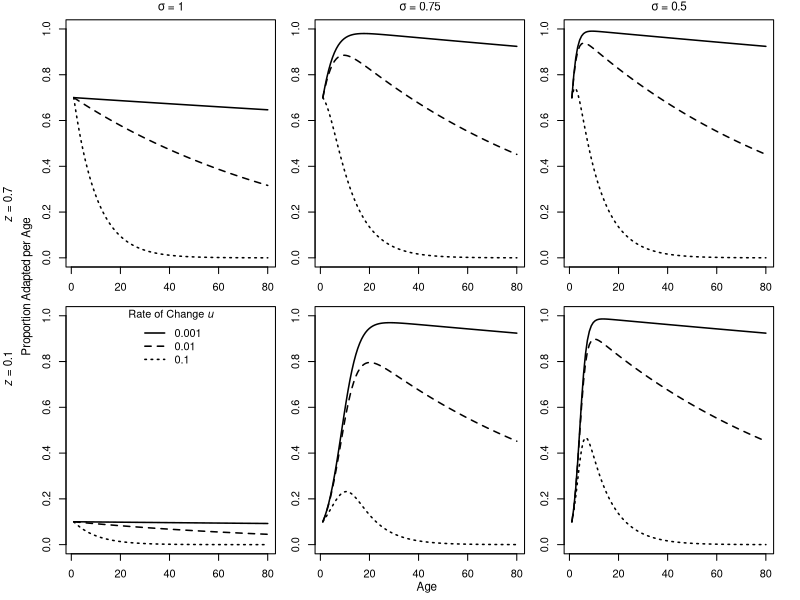

Write the R code that produced this figure.
#Plotting script for Fig. S1 Proportion adapted per age

#Function for proportion of adapted individuals conditional on age

Prob_Adapted <- function(i, u, s1, s0, p) ((1-u)^(i-1))* ((s1^(i-1))*p)/((s1^(i-1))*p + (s0^(i-1))*(1-p))

#Partial Derivative with respect to age, can be used to calculate maxima

DerivativeP_A <- function(i, u, s1, s0, p) { 
(1 - u)^(i) * p * s1^(i) * ((-(-1 + p) * s0^(i) + p * s1^(i)) * log(1 - u) + (-1 + p) * s0^(i) * (log(s0) - log(s1)))/
    ((-1 + p) * s0^(i) - p * s1^(i))^2

}


par(mfrow=c(2,3), 
    mar= c(1.5,1,1.5,2),
    oma= c(2,4,0,0))

for (u_seq in c(0.001, 0.01, 0.1)) {
  NEW <- ifelse(u_seq==0.001, FALSE, TRUE)
  curve(Prob_Adapted(x, u=u_seq, s1=0.8, s0=0.8, p=0.7), from = 1,lty=which(c(0.001,0.01, 0.1)==u_seq), to=80, ylim=c(0,1),lwd=1.5, add=NEW,xlab="Age", ylab = "P(adapted|Age)")
}
mtext(expression(paste(sigma," = 1")), side = 3, line = 0.5, cex = 0.7)
mtext(expression(paste(italic(z)," = 0.1                                           ", italic(z)," = 0.7")), side = 2, line = 2.9, outer = TRUE, cex = 0.7)
mtext("Proportion Adapted per Age", side = 2, line = 1.5, outer = TRUE, cex = 0.7)

mtext("Age", side = 1, line = 0.5, outer = TRUE, cex = 0.7)


for (u_seq in c(0.001, 0.01, 0.1)) {
  NEW <- ifelse(u_seq==0.001, FALSE, TRUE)
  curve(Prob_Adapted(x, u=u_seq, s1=0.8, s0=0.6, p=0.7), from = 1,lty=which(c(0.001,0.01, 0.1)==u_seq), to=80,ylim=c(0,1),lwd=1.5, add=NEW,xlab="Age", ylab = "P(adapted|Age)")
}
mtext(expression(paste(sigma," = 0.75")), side = 3, line = 0.5, cex = 0.7)

for (u_seq in c(0.001, 0.01, 0.1)) {
  NEW <- ifelse(u_seq==0.001, FALSE, TRUE)
  curve(Prob_Adapted(x, u=u_seq, s1=0.8, s0=0.4, p=0.7), from = 1,lty=which(c(0.001,0.01, 0.1)==u_seq), to=80, ylim=c(0,1),lwd=1.5, add=NEW,xlab="Age", ylab = "P(adapted|Age)")
}
mtext(expression(paste(sigma," = 0.5")), side = 3, line = 0.5, cex = 0.7)



for (u_seq in c(0.001, 0.01, 0.1)) {
  NEW <- ifelse(u_seq==0.001, FALSE, TRUE)
  curve(Prob_Adapted(x, u=u_seq, s1=0.8, s0=0.8, p=0.1), from = 1,lty=which(c(0.001,0.01, 0.1)==u_seq), to=80, ylim=c(0,1),lwd=1.5, add=NEW,xlab="Age", ylab = "P(adapted|Age)")
}
legend("top",title = expression(paste("Rate of Change ", italic(u))), c("0.001","0.01","0.1"), lty=1:5,lwd=1.5, cex = 1, bty="n")

for (u_seq in c(0.001, 0.01, 0.1)) {
  NEW <- ifelse(u_seq==0.001, FALSE, TRUE)
  curve(Prob_Adapted(x, u=u_seq,s1=0.8, s0=0.6, p=0.1), from = 1,lty=which(c(0.001,0.01, 0.1)==u_seq), to=80, ylim=c(0,1),lwd=1.5, add=NEW,xlab="Age", ylab = "P(adapted|Age)")
}

for (u_seq in c(0.001, 0.01, 0.1)) {
  NEW <- ifelse(u_seq==0.001, FALSE, TRUE)
  curve(Prob_Adapted(x, u=u_seq, s1=0.8, s0=0.4, p=0.1), from = 1,lty=which(c(0.001,0.01, 0.1)==u_seq), to=80, ylim=c(0,1),lwd=1.5, add=NEW,xlab="Age", ylab = "P(adapted|Age)")
}





